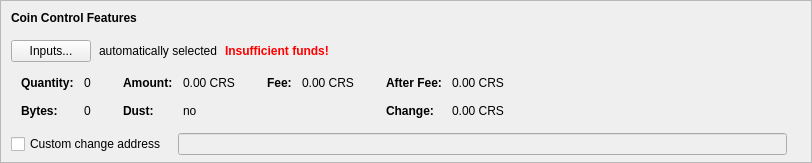
    <widget class="QFrame" name="frameCoinControl">
     <property name="sizePolicy">
      <sizepolicy hsizetype="Expanding" vsizetype="Expanding">
       <horstretch>0</horstretch>
       <verstretch>0</verstretch>
      </sizepolicy>
     </property>
     <property name="maximumSize">
      <size>
       <width>16777215</width>
       <height>16777215</height>
      </size>
     </property>
     <property name="frameShape">
      <enum>QFrame::StyledPanel</enum>
     </property>
     <property name="frameShadow">
      <enum>QFrame::Sunken</enum>
     </property>
     <layout class="QVBoxLayout" name="verticalLayoutCoinControl2">
      <property name="spacing">
       <number>0</number>
      </property>
      <property name="leftMargin">
       <number>0</number>
      </property>
      <property name="topMargin">
       <number>0</number>
      </property>
      <property name="rightMargin">
       <number>0</number>
      </property>
      <property name="bottomMargin">
       <number>6</number>
      </property>
      <item>
       <layout class="QVBoxLayout" name="verticalLayoutCoinControl" stretch="0,0,0,0,1">
        <property name="spacing">
         <number>0</number>
        </property>
        <property name="leftMargin">
         <number>10</number>
        </property>
        <property name="topMargin">
         <number>10</number>
        </property>
        <item>
         <layout class="QHBoxLayout" name="horizontalLayoutCoinControl1">
          <property name="bottomMargin">
           <number>15</number>
          </property>
          <item>
           <widget class="QLabel" name="labelCoinControlFeatures">
            <property name="sizePolicy">
             <sizepolicy hsizetype="Preferred" vsizetype="Maximum">
              <horstretch>0</horstretch>
              <verstretch>0</verstretch>
             </sizepolicy>
            </property>
            <property name="font">
             <font>
              <weight>75</weight>
              <bold>true</bold>
             </font>
            </property>
            <property name="styleSheet">
             <string notr="true">font-weight:bold;</string>
            </property>
            <property name="text">
             <string>Coin Control Features</string>
            </property>
           </widget>
          </item>
         </layout>
        </item>
        <item>
         <layout class="QHBoxLayout" name="horizontalLayoutCoinControl2" stretch="0,0,0,0">
          <property name="spacing">
           <number>8</number>
          </property>
          <property name="bottomMargin">
           <number>10</number>
          </property>
          <item>
           <widget class="QPushButton" name="pushButtonCoinControl">
            <property name="styleSheet">
             <string notr="true"/>
            </property>
            <property name="text">
             <string>Inputs...</string>
            </property>
            <property name="autoDefault">
             <bool>false</bool>
            </property>
           </widget>
          </item>
          <item>
           <widget class="QLabel" name="labelCoinControlAutomaticallySelected">
            <property name="text">
             <string>automatically selected</string>
            </property>
            <property name="margin">
             <number>5</number>
            </property>
           </widget>
          </item>
          <item>
           <widget class="QLabel" name="labelCoinControlInsuffFunds">
            <property name="font">
             <font>
              <weight>75</weight>
              <bold>true</bold>
             </font>
            </property>
            <property name="styleSheet">
             <string notr="true">color:red;font-weight:bold;</string>
            </property>
            <property name="text">
             <string>Insufficient funds!</string>
            </property>
            <property name="margin">
             <number>5</number>
            </property>
           </widget>
          </item>
          <item>
           <spacer name="horizontalSpacerCoinControl">
            <property name="orientation">
             <enum>Qt::Horizontal</enum>
            </property>
            <property name="sizeHint" stdset="0">
             <size>
              <width>40</width>
              <height>1</height>
             </size>
            </property>
           </spacer>
          </item>
         </layout>
        </item>
        <item>
         <widget class="QWidget" name="widgetCoinControl" native="true">
          <property name="sizePolicy">
           <sizepolicy hsizetype="Preferred" vsizetype="Preferred">
            <horstretch>0</horstretch>
            <verstretch>0</verstretch>
           </sizepolicy>
          </property>
          <property name="minimumSize">
           <size>
            <width>0</width>
            <height>0</height>
           </size>
          </property>
          <property name="styleSheet">
           <string notr="true"/>
          </property>
          <layout class="QHBoxLayout" name="horizontalLayoutCoinControl5">
           <property name="leftMargin">
            <number>0</number>
           </property>
           <property name="topMargin">
            <number>0</number>
           </property>
           <property name="rightMargin">
            <number>0</number>
           </property>
           <property name="bottomMargin">
            <number>0</number>
           </property>
           <item>
            <layout class="QHBoxLayout" name="horizontalLayoutCoinControl3" stretch="0,0,0,1">
             <property name="spacing">
              <number>20</number>
             </property>
             <property name="topMargin">
              <number>0</number>
             </property>
             <property name="bottomMargin">
              <number>10</number>
             </property>
             <item>
              <layout class="QFormLayout" name="formLayoutCoinControl1">
               <property name="horizontalSpacing">
                <number>10</number>
               </property>
               <property name="verticalSpacing">
                <number>14</number>
               </property>
               <property name="leftMargin">
                <number>10</number>
               </property>
               <property name="topMargin">
                <number>4</number>
               </property>
               <property name="rightMargin">
                <number>6</number>
               </property>
               <item row="0" column="0">
                <widget class="QLabel" name="labelCoinControlQuantityText">
                 <property name="font">
                  <font>
                   <weight>75</weight>
                   <bold>true</bold>
                  </font>
                 </property>
                 <property name="text">
                  <string>Quantity:</string>
                 </property>
                 <property name="margin">
                  <number>0</number>
                 </property>
                </widget>
               </item>
               <item row="0" column="1">
                <widget class="QLabel" name="labelCoinControlQuantity">
                 <property name="cursor">
                  <cursorShape>IBeamCursor</cursorShape>
                 </property>
                 <property name="contextMenuPolicy">
                  <enum>Qt::ActionsContextMenu</enum>
                 </property>
                 <property name="text">
                  <string notr="true">0</string>
                 </property>
                 <property name="margin">
                  <number>0</number>
                 </property>
                 <property name="textInteractionFlags">
                  <set>Qt::LinksAccessibleByMouse|Qt::TextSelectableByKeyboard|Qt::TextSelectableByMouse</set>
                 </property>
                </widget>
               </item>
               <item row="1" column="0">
                <widget class="QLabel" name="labelCoinControlBytesText">
                 <property name="font">
                  <font>
                   <weight>75</weight>
                   <bold>true</bold>
                  </font>
                 </property>
                 <property name="text">
                  <string>Bytes:</string>
                 </property>
                </widget>
               </item>
               <item row="1" column="1">
                <widget class="QLabel" name="labelCoinControlBytes">
                 <property name="cursor">
                  <cursorShape>IBeamCursor</cursorShape>
                 </property>
                 <property name="contextMenuPolicy">
                  <enum>Qt::ActionsContextMenu</enum>
                 </property>
                 <property name="text">
                  <string notr="true">0</string>
                 </property>
                 <property name="textInteractionFlags">
                  <set>Qt::LinksAccessibleByMouse|Qt::TextSelectableByKeyboard|Qt::TextSelectableByMouse</set>
                 </property>
                </widget>
               </item>
              </layout>
             </item>
             <item>
              <layout class="QFormLayout" name="formLayoutCoinControl2">
               <property name="horizontalSpacing">
                <number>10</number>
               </property>
               <property name="verticalSpacing">
                <number>14</number>
               </property>
               <property name="leftMargin">
                <number>6</number>
               </property>
               <property name="topMargin">
                <number>4</number>
               </property>
               <property name="rightMargin">
                <number>6</number>
               </property>
               <item row="0" column="0">
                <widget class="QLabel" name="labelCoinControlAmountText">
                 <property name="font">
                  <font>
                   <weight>75</weight>
                   <bold>true</bold>
                  </font>
                 </property>
                 <property name="text">
                  <string>Amount:</string>
                 </property>
                 <property name="margin">
                  <number>0</number>
                 </property>
                </widget>
               </item>
               <item row="0" column="1">
                <widget class="QLabel" name="labelCoinControlAmount">
                 <property name="cursor">
                  <cursorShape>IBeamCursor</cursorShape>
                 </property>
                 <property name="contextMenuPolicy">
                  <enum>Qt::ActionsContextMenu</enum>
                 </property>
                 <property name="text">
                  <string notr="true">0.00 CRS</string>
                 </property>
                 <property name="textInteractionFlags">
                  <set>Qt::LinksAccessibleByMouse|Qt::TextSelectableByKeyboard|Qt::TextSelectableByMouse</set>
                 </property>
                </widget>
               </item>
               <item row="1" column="0">
                <widget class="QLabel" name="labelCoinControlLowOutputText">
                 <property name="font">
                  <font>
                   <weight>75</weight>
                   <bold>true</bold>
                  </font>
                 </property>
                 <property name="text">
                  <string>Dust:</string>
                 </property>
                </widget>
               </item>
               <item row="1" column="1">
                <widget class="QLabel" name="labelCoinControlLowOutput">
                 <property name="cursor">
                  <cursorShape>IBeamCursor</cursorShape>
                 </property>
                 <property name="contextMenuPolicy">
                  <enum>Qt::ActionsContextMenu</enum>
                 </property>
                 <property name="text">
                  <string notr="true">no</string>
                 </property>
                 <property name="textInteractionFlags">
                  <set>Qt::LinksAccessibleByMouse|Qt::TextSelectableByKeyboard|Qt::TextSelectableByMouse</set>
                 </property>
                </widget>
               </item>
              </layout>
             </item>
             <item>
              <layout class="QFormLayout" name="formLayoutCoinControl3">
               <property name="horizontalSpacing">
                <number>10</number>
               </property>
               <property name="verticalSpacing">
                <number>14</number>
               </property>
               <property name="leftMargin">
                <number>6</number>
               </property>
               <property name="topMargin">
                <number>4</number>
               </property>
               <property name="rightMargin">
                <number>6</number>
               </property>
               <item row="0" column="0">
                <widget class="QLabel" name="labelCoinControlFeeText">
                 <property name="font">
                  <font>
                   <weight>75</weight>
                   <bold>true</bold>
                  </font>
                 </property>
                 <property name="text">
                  <string>Fee:</string>
                 </property>
                 <property name="margin">
                  <number>0</number>
                 </property>
                </widget>
               </item>
               <item row="0" column="1">
                <widget class="QLabel" name="labelCoinControlFee">
                 <property name="cursor">
                  <cursorShape>IBeamCursor</cursorShape>
                 </property>
                 <property name="contextMenuPolicy">
                  <enum>Qt::ActionsContextMenu</enum>
                 </property>
                 <property name="text">
                  <string notr="true">0.00 CRS</string>
                 </property>
                 <property name="textInteractionFlags">
                  <set>Qt::LinksAccessibleByMouse|Qt::TextSelectableByKeyboard|Qt::TextSelectableByMouse</set>
                 </property>
                </widget>
               </item>
             </layout>
             </item>
             <item>
              <layout class="QFormLayout" name="formLayoutCoinControl4">
               <property name="horizontalSpacing">
                <number>10</number>
               </property>
               <property name="verticalSpacing">
                <number>14</number>
               </property>
               <property name="leftMargin">
                <number>6</number>
               </property>
               <property name="topMargin">
                <number>4</number>
               </property>
               <property name="rightMargin">
                <number>6</number>
               </property>
               <item row="0" column="0">
                <widget class="QLabel" name="labelCoinControlAfterFeeText">
                 <property name="font">
                  <font>
                   <weight>75</weight>
                   <bold>true</bold>
                  </font>
                 </property>
                 <property name="text">
                  <string>After Fee:</string>
                 </property>
                 <property name="margin">
                  <number>0</number>
                 </property>
                </widget>
               </item>
               <item row="0" column="1">
                <widget class="QLabel" name="labelCoinControlAfterFee">
                 <property name="cursor">
                  <cursorShape>IBeamCursor</cursorShape>
                 </property>
                 <property name="contextMenuPolicy">
                  <enum>Qt::ActionsContextMenu</enum>
                 </property>
                 <property name="text">
                  <string notr="true">0.00 CRS</string>
                 </property>
                 <property name="textInteractionFlags">
                  <set>Qt::LinksAccessibleByMouse|Qt::TextSelectableByKeyboard|Qt::TextSelectableByMouse</set>
                 </property>
                </widget>
               </item>
               <item row="1" column="0">
                <widget class="QLabel" name="labelCoinControlChangeText">
                 <property name="font">
                  <font>
                   <weight>75</weight>
                   <bold>true</bold>
                  </font>
                 </property>
                 <property name="text">
                  <string>Change:</string>
                 </property>
                </widget>
               </item>
               <item row="1" column="1">
                <widget class="QLabel" name="labelCoinControlChange">
                 <property name="cursor">
                  <cursorShape>IBeamCursor</cursorShape>
                 </property>
                 <property name="contextMenuPolicy">
                  <enum>Qt::ActionsContextMenu</enum>
                 </property>
                 <property name="text">
                  <string notr="true">0.00 CRS</string>
                 </property>
                 <property name="textInteractionFlags">
                  <set>Qt::LinksAccessibleByMouse|Qt::TextSelectableByKeyboard|Qt::TextSelectableByMouse</set>
                 </property>
                </widget>
               </item>
              </layout>
             </item>
            </layout>
           </item>
          </layout>
         </widget>
        </item>
        <item>
         <layout class="QHBoxLayout" name="horizontalLayoutCoinControl4" stretch="0,0,0">
          <property name="spacing">
           <number>12</number>
          </property>
          <property name="sizeConstraint">
           <enum>QLayout::SetDefaultConstraint</enum>
          </property>
          <property name="topMargin">
           <number>5</number>
          </property>
          <property name="rightMargin">
           <number>5</number>
          </property>
          <item>
           <widget class="QCheckBox" name="checkBoxCoinControlChange">
            <property name="toolTip">
             <string>If this is activated, but the change address is empty or invalid, change will be sent to a newly generated address.</string>
            </property>
            <property name="text">
             <string>Custom change address</string>
            </property>
           </widget>
          </item>
          <item>
           <widget class="QValidatedLineEdit" name="lineEditCoinControlChange">
            <property name="enabled">
             <bool>false</bool>
            </property>
            <property name="sizePolicy">
             <sizepolicy hsizetype="Expanding" vsizetype="Fixed">
              <horstretch>0</horstretch>
              <verstretch>0</verstretch>
             </sizepolicy>
            </property>
           </widget>
          </item>
          <item>
           <widget class="QLabel" name="labelCoinControlChangeLabel">
            <property name="sizePolicy">
             <sizepolicy hsizetype="Preferred" vsizetype="Expanding">
              <horstretch>0</horstretch>
              <verstretch>0</verstretch>
             </sizepolicy>
            </property>
            <property name="minimumSize">
             <size>
              <width>0</width>
              <height>0</height>
             </size>
            </property>
            <property name="text">
             <string/>
            </property>
            <property name="margin">
             <number>3</number>
            </property>
           </widget>
          </item>
         </layout>
        </item>
        <item>
         <spacer name="verticalSpacerCoinControl">
          <property name="orientation">
           <enum>Qt::Vertical</enum>
          </property>
          <property name="sizeHint" stdset="0">
           <size>
            <width>800</width>
            <height>1</height>
           </size>
          </property>
         </spacer>
        </item>
       </layout>
      </item>
     </layout>
    </widget>
